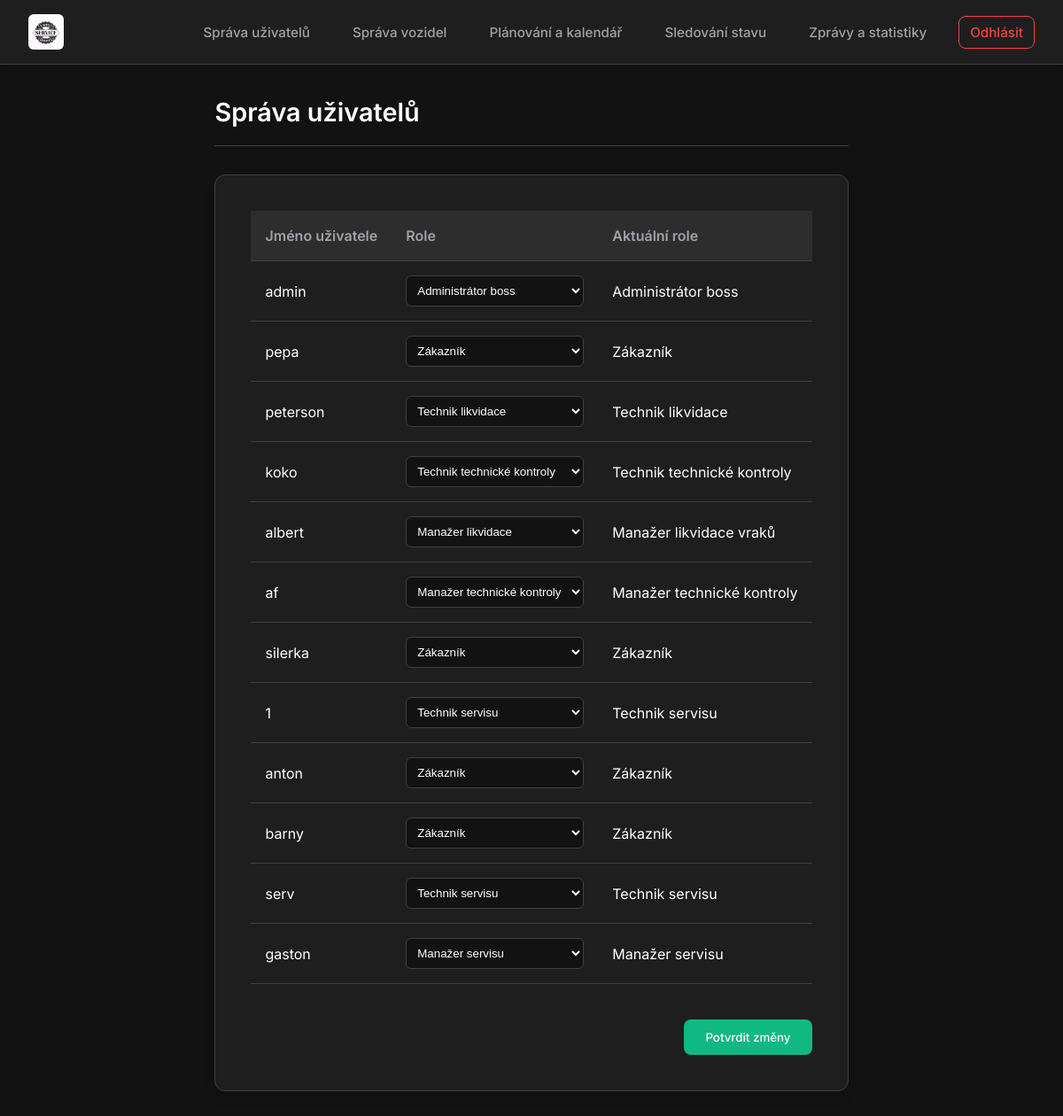
The page /sprava_uzivatelu (signed in) on the database its author committed.
### views/models.py (models this page shows)
class User(db.Model):
    id = db.Column(db.Integer, primary_key=True)
    username = db.Column(db.String(255), nullable=False)
    password = db.Column(db.String(255), nullable=False)
    phone = db.Column(db.String(15))
    email = db.Column(db.String(255), unique=True, nullable=False)
    role_id = db.Column(db.Integer, db.ForeignKey('role.id'), nullable=False)
    role = db.relationship('Role', backref='users')

class Role(db.Model):
    id = db.Column(db.Integer, primary_key=True)
    name = db.Column(db.String(255),nullable=False)

### views/sprava_uzivatele_blueprint.py (the view)
@sprava_uzivatele.route('/sprava_uzivatelu')
def sprava_uzivatelu():
    if 'role_id' in session and session['role_id'] == 1:
        users = (
            User.query
            .join(Role, User.role_id == Role.id)
            .add_columns(User.id, User.username, Role.name.label('role_name'))
            .all())
    else:
        abort(403)
    return render_template('sprava_uzivatelu.jinja', users=users)

### templates/sprava_uzivatelu.jinja
{% extends '__main.jinja' %}
{% block content %}
    {% include '__menu.jinja' %}
    <div class="container">
        <div class="page-header">
            <h1 class="page-title">Správa uživatelů</h1>
        </div>
        <form id="form_sprava_uzivatelu" action="{{ url_for('sprava_uzivatele.update') }}" method="POST">
            <div class="auth-container" style="width: 100%; max-width: none;">
                <div style="overflow-x: auto;">
                    <table>
                        <thead>
                            <tr>
                                <th>Jméno uživatele</th>
                                <th>Role</th>
                                <th>Aktuální role</th>
                            </tr>
                        </thead>
                        <tbody>
                            {% for user in users %}
                            <tr>
                                <td>{{ user.username }}</td>
                                <td>
                                <select id="moznosti_{{ user.id }}" name="roles[]" style="padding: 0.5rem; border-radius: var(--radius-sm); background-color: var(--bg-primary); color: var(--text-primary); border: 1px solid var(--border-color);">
                                    <option value="1" {% if user.role_name == "Administrátor boss" %}selected{% endif %}>Administrátor boss</option>
                                    <option value="6" {% if user.role_name == "Technik servisu" %}selected{% endif %}>Technik servisu</option>
                                    <option value="7" {% if user.role_name == "Technik likvidace" %}selected{% endif %}>Technik likvidace</option>
                                    <option value="5" {% if user.role_name == "Technik technické kontroly" %}selected{% endif %}>Technik technické kontroly</option>
                                    <option value="3" {% if user.role_name == "Manažer servisu" %}selected{% endif %}>Manažer servisu</option>
                                    <option value="4" {% if user.role_name == "Manažer likvidace vraků" %}selected{% endif %}>Manažer likvidace</option>
                                    <option value="2" {% if user.role_name == "Manažer technické kontroly" %}selected{% endif %}>Manažer technické kontroly</option>
                                    <option value="8" {% if user.role_name == "Zákazník" %}selected{% endif %}>Zákazník</option>
                                </select>
                                </td>
                                <td>
                                    {{ user.role_name }}
                                </td>
                            </tr>
                            {% endfor %}
                        </tbody>
                    </table>
                </div>
                <div style="margin-top: 1.5rem; text-align: right;">
                    <button type="submit" class="btn btn-primary">Potvrdit změny</button>
                </div>
            </div>
        </form>
    </div>
{% endblock %}

### static/styles/styles.css (style rules this page uses)
:root { --bg-primary: #121212; --bg-secondary: #1e1e1e; --bg-tertiary: #2d2d2d; --text-primary: #ffffff; --text-secondary: #a1a1aa; --accent-primary: #10b981; --accent-hover: #059669; --border-color: #3f3f46; --error: #ef4444; --success: #10b981; --font-main: 'Inter', sans-serif; --radius-sm: 0.375rem; --radius-md: 0.5rem; --radius-lg: 0.75rem; --shadow-sm: 0 1px 2px 0 rgb(0 0 0 / 0.05); --shadow-md: 0 4px 6px -1px rgb(0 0 0 / 0.1), 0 2px 4px -2px rgb(0 0 0 / 0.1); --shadow-lg: 0 10px 15px -3px rgb(0 0 0 / 0.1), 0 4px 6px -4px rgb(0 0 0 / 0.1); }
*, *::before, *::after { box-sizing: border-box; margin: 0; padding: 0; }
body { font-family: var(--font-main); background-color: var(--bg-primary); color: var(--text-primary); line-height: 1.5; min-height: 100vh; display: flex; flex-direction: column; }
.auth-container { background-color: var(--bg-secondary); padding: 2.5rem; border-radius: var(--radius-lg); width: 100%; max-width: 400px; box-shadow: var(--shadow-lg); border: 1px solid var(--border-color); }
.btn { display: inline-flex; align-items: center; justify-content: center; padding: 0.75rem 1.5rem; border-radius: var(--radius-md); font-weight: 500; cursor: pointer; transition: background-color 0.2s; border: none; font-family: inherit; }
.btn-primary { background-color: var(--accent-primary); color: white; }
.container { max-width: 1200px; margin: 0 auto; padding: 2rem; }
.page-header { margin-bottom: 2rem; border-bottom: 1px solid var(--border-color); padding-bottom: 1rem; }
.page-title { font-size: 1.8rem; font-weight: 600; }
table { width: 100%; border-collapse: collapse; margin-bottom: 1rem; }
th, td { padding: 1rem; text-align: left; border-bottom: 1px solid var(--border-color); }
th { font-weight: 600; color: var(--text-secondary); background-color: var(--bg-tertiary); }

### rows shown on the page
User: username "admin", role_name "Administrátor boss"
User: username "pepa", role_name "Zákazník"
User: username "peterson", role_name "Technik likvidace"
User: username "koko", role_name "Technik technické kontroly"
User: username "albert", role_name "Manažer likvidace vraků"
User: username "af", role_name "Manažer technické kontroly"
User: username "silerka", role_name "Zákazník"
User: username "1", role_name "Technik servisu"
User: username "anton", role_name "Zákazník"
User: username "barny", role_name "Zákazník"
User: username "serv", role_name "Technik servisu"
User: username "gaston", role_name "Manažer servisu"
